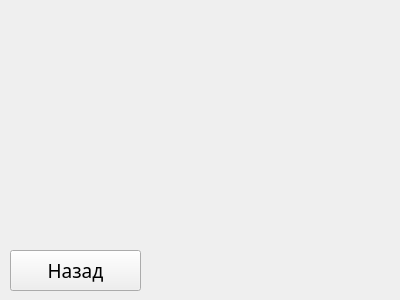
<?xml version="1.0" encoding="UTF-8"?>
<ui version="4.0">
 <class>SandboxForm</class>
 <widget class="QWidget" name="SandboxForm">
  <property name="geometry">
   <rect>
    <x>0</x>
    <y>0</y>
    <width>400</width>
    <height>300</height>
   </rect>
  </property>
  <property name="windowTitle">
   <string>Form</string>
  </property>
  <widget class="QPushButton" name="BackButton">
   <property name="geometry">
    <rect>
     <x>10</x>
     <y>250</y>
     <width>131</width>
     <height>41</height>
    </rect>
   </property>
   <property name="font">
    <font>
     <family>JetBrains Mono</family>
     <pointsize>14</pointsize>
    </font>
   </property>
   <property name="text">
    <string>Назад</string>
   </property>
  </widget>
 </widget>
 <resources/>
 <connections/>
</ui>
